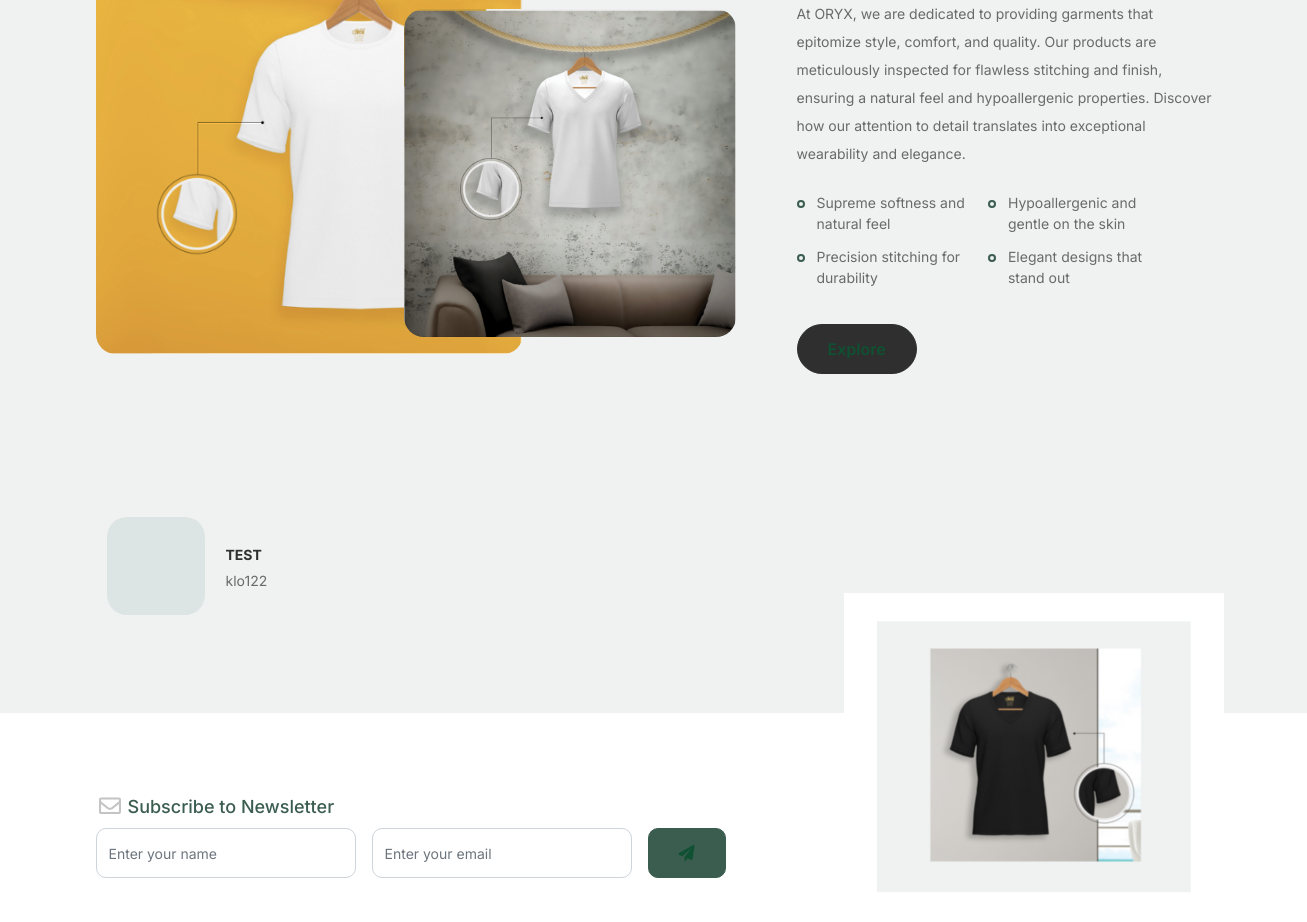
The app's page / (middle part), older data.
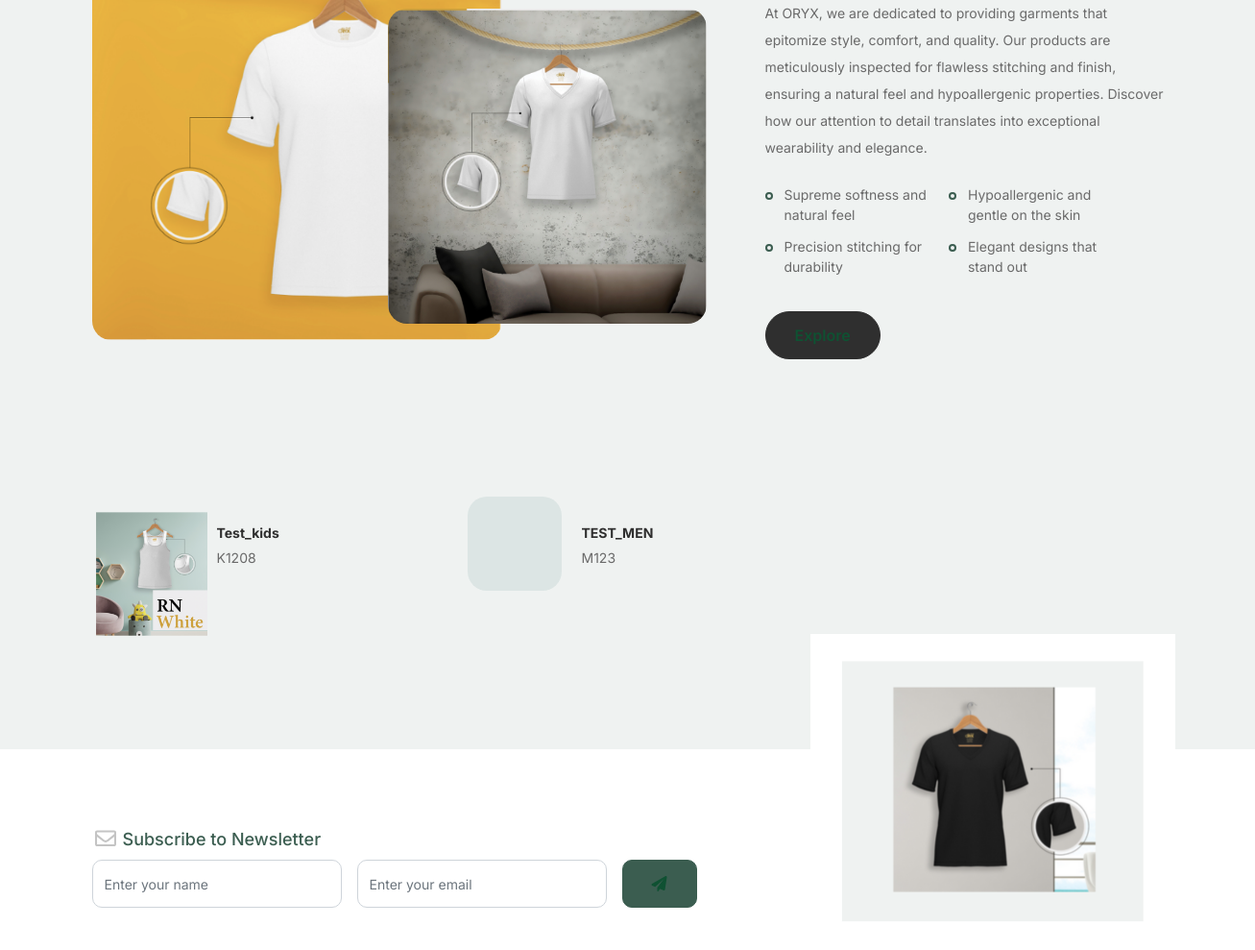
The same page, newer data.
### products/models.py (models this page shows, shortened)
class Product(models.Model):
    CATEGORY_CHOICES = (
        ('Mens', 'Mens'),
        ('Kids', 'Kids'),
    )
    product_id = models.CharField(max_length=100, unique=True)
    title = models.CharField(max_length=200)
    price = models.FloatField(blank=True, null=True)
    category = models.CharField(max_length=10, choices=CATEGORY_CHOICES)
    color = models.CharField(max_length=100, blank=True)
    packing = models.CharField(max_length=100, blank=True)
    sizes = models.TextField(blank=True)
    created_at = models.DateTimeField(auto_now_add=True)
    updated_at = models.DateTimeField(auto_now=True)
    main_image = models.ImageField(upload_to='products/')
    image_1 = models.ImageField(upload_to='products/', blank=True, null=True)
    image_2 = models.ImageField(upload_to='products/', blank=True, null=True)
    image_3 = models.ImageField(upload_to='products/', blank=True, null=True)
    image_4 = models.ImageField(upload_to='products/', blank=True, null=True)
    priority = models.IntegerField(default=0)

### products/views.py (the view)
# urls.py: path('', views.index,name='home'),
def index(request):
    products = Product.objects.all().order_by('-priority')[:3]
    return render(request,'index.html', {'products': products})

### templates/index.html (shortened to what this page needs)
{% extends 'layouts/blank_layout.html'%}
{% load static %}
{% block help %}
{% include 'layouts/help.html'%}
{% endblock %}
{% block popular_products %}
{% include 'layouts/popular_pdt.html'%}
{% endblock %}
{% block footer %}
{% include 'layouts/footer.html'%}
{% endblock %}

### templates/layouts/blank_layout.html (shortened to what this page needs)
{% load static %}
<!doctype html>
<html lang="en">
<head>
        <link href="{% static 'css/bootstrap.min.css' %}" rel="stylesheet">
        <link href="https://cdnjs.cloudflare.com/ajax/libs/font-awesome/6.0.0-beta3/css/all.min.css" rel="stylesheet">
        <link href="{% static 'css/tiny-slider.css' %}" rel="stylesheet">
        <link href="{% static 'css/style.css' %}" rel="stylesheet">
	</head>
	<body>
		{% block help %}
        {% endblock %}
        {% block popular_products %}
        {% endblock %}
		{% block footer %}
        {% endblock %}
	</body>
</html>

### templates/layouts/navbar.html (shortened to what this page needs)
{% load static %}

### templates/layouts/hero_section.html (shortened to what this page needs)
{% load static %}

### templates/layouts/product_pic.html (shortened to what this page needs)
{% load static %}

### templates/layouts/quality.html (shortened to what this page needs)
{% load static %}

### templates/layouts/help.html (shortened to what this page needs)
{% load static %}
<div id="we-help-section" class="we-help-section">
			<div class="container">
				<div class="row justify-content-between">
					<div class="col-lg-7 mb-5 mb-lg-0">
						<div class="imgs-grid">
							<div class="grid grid-1"><img src="{% static 'images/big1.jpg' %}"alt="Untree.co"></div>
							<div class="grid grid-3"><img src="{% static 'images/med.jpg' %}"alt="Untree.co"></div>
						</div>
					</div>
					<div class="col-lg-5 ps-lg-5">
                        <p>At ORYX, we are dedicated to providing garments that epitomize style, comfort, and quality. Our products are meticulously inspected for flawless stitching and finish, ensuring a natural feel and hypoallergenic properties. Discover how our attention to detail translates into exceptional wearability and elegance.</p>
						<ul class="list-unstyled custom-list my-4">
							<li>Supreme softness and natural feel</li>
                            <li>Hypoallergenic and gentle on the skin</li>
                            <li>Precision stitching for durability</li>
                            <li>Elegant designs that stand out</li>
						</ul>
						<p><a href=" {% url 'shop_page' 'Kids' %}" class="btn">Explore</a></p>
					</div>
				</div>
			</div>
		</div>

### templates/layouts/popular_pdt.html
<div class="popular-product">
    <div class="container">
        <div class="row">
            {% for product in products %}
            <div class="col-12 col-md-6 col-lg-4 mb-4 mb-lg-0">
                <div class="product-item-sm d-flex">
                    <div class="thumbnail">
                        <img src="{{ product.main_image.url }}" alt="{{ product.name }}" class="img-fluid">
                    </div>
                    <div class="pt-3">
                        <h3>{{ product.title }}</h3>
                        <p>{{ product.product_id }}</p>
                    </div>
                </div>
            </div>
            {% endfor %}
        </div>
    </div>
</div>

### templates/layouts/footer.html (shortened to what this page needs)
{% load static %}
<footer class="footer-section">
    <div class="container relative">
        <div class="row">
            <div class="col-lg-8">
                <div class="subscription-form">
                    <h3 class="d-flex align-items-center"><span class="me-1"><img src="{% static 'images/envelope-outline.svg' %}" alt="Image" class="img-fluid"></span><span>Subscribe to Newsletter</span></h3>
                    <form action="#" class="row g-3">
                        <div class="col-auto">
                            <input type="text" class="form-control" placeholder="Enter your name">
                        </div>
                        <div class="col-auto">
                            <input type="email" class="form-control" placeholder="Enter your email">
                        </div>
                        <div class="col-auto">
                            <button class="btn btn-primary">
                                <span class="fa fa-paper-plane"></span>
                            </button>
                        </div>
                    </form>
                </div>
            </div>
        </div>
        <div class="row g-5 mb-5">
        </div>
        <div class="sofa-img">
            <img src="{%static 'images/footer_img3.png' %}" alt="Image" class="img-fluid">
        </div>
    </div>
</footer>

### static/css/style.css (style rules this page uses)
body { overflow-x: hidden; position: relative; }
body { font-family: "Inter", sans-serif; font-weight: 400; line-height: 28px; color: #6a6a6a; font-size: 14px; background-color: #eff2f1; }
a { text-decoration: none; -webkit-transition: .3s all ease; -o-transition: .3s all ease; transition: .3s all ease; color: #2f2f2f; text-decoration: underline; }
.btn { font-weight: 600; padding: 12px 30px; border-radius: 30px; color: #0f5132; background: #2f2f2f; border-color: #2f2f2f; }
.btn.btn-primary { background: #3b5d50; border-color: #3b5d50; }
.we-help-section { padding: 7rem 0; }
.we-help-section .imgs-grid { display: -ms-grid; display: grid; -ms-grid-columns: (1fr)[27]; grid-template-columns: repeat(27, 1fr); position: relative; }
.we-help-section .imgs-grid:before { position: absolute; content: ""; width: 255px; height: 217px; background-image: url("../images/dots-green.svg"); background-size: contain; background-repeat: no-repeat; -webkit-transform: translate(-40%, -40%); -ms-transform: translate(-40%, -40%); transform: translate(-40%, -40%); z-index: -1; }
.we-help-section .imgs-grid .grid { position: relative; }
.we-help-section .imgs-grid .grid img { border-radius: 20px; max-width: 100%; }
.we-help-section .imgs-grid .grid.grid-1 { -ms-grid-column: 1; -ms-grid-column-span: 18; grid-column: 1 / span 18; -ms-grid-row: 1; -ms-grid-row-span: 27; grid-row: 1 / span 27; }
.we-help-section .imgs-grid .grid.grid-3 { -ms-grid-column: 14; -ms-grid-column-span: 16; grid-column: 14 / span 16; -ms-grid-row: 6; -ms-grid-row-span: 27; grid-row: 6 / span 27; padding-top: 20px; }
.custom-list { width: 100%; }
.custom-list li { display: inline-block; width: calc(50% - 20px); margin-bottom: 12px; line-height: 1.5; position: relative; padding-left: 20px; }
.custom-list li:before { content: ""; width: 8px; height: 8px; border-radius: 50%; border: 2px solid #3b5d50; position: absolute; left: 0; top: 8px; }
.popular-product { padding: 0 0 7rem 0; }
.popular-product .product-item-sm h3 { font-size: 14px; font-weight: 700; color: #2f2f2f; }
.popular-product .product-item-sm p { line-height: 1.4; margin-bottom: 10px; font-size: 14px; }
.popular-product .product-item-sm .thumbnail { margin-right: 10px; -webkit-box-flex: 0; -ms-flex: 0 0 120px; flex: 0 0 120px; position: relative; }
.popular-product .product-item-sm .thumbnail:before { content: ""; position: absolute; border-radius: 20px; background: #dce5e4; width: 98px; height: 98px; top: 50%; left: 50%; -webkit-transform: translate(-50%, -50%); -ms-transform: translate(-50%, -50%); transform: translate(-50%, -50%); z-index: -1; }
.footer-section { padding: 80px 0; background: #ffffff; }
.footer-section .relative { position: relative; }
.footer-section .subscription-form { margin-bottom: 40px; position: relative; z-index: 2; margin-top: 100px; }
@media (min-width: 992px) { .footer-section .subscription-form { margin-top: 0px; margin-bottom: 80px; } }
.footer-section .subscription-form h3 { font-size: 18px; font-weight: 500; color: #3b5d50; }
.footer-section .subscription-form .form-control { height: 50px; border-radius: 10px; font-family: "Inter", sans-serif; }
.footer-section .subscription-form .btn { border-radius: 10px !important; }
.footer-section .sofa-img { position: absolute; top: -200px; z-index: 1; right: 0; }
.footer-section .sofa-img img { max-width: 380px; }
.form-control { height: 50px; border-radius: 10px; font-family: "Inter", sans-serif; }

Row changes from the older to the newer data that the page shows:
removed Product: title "TEST", product_id "klo122"
added Product: main_image (picture), title "Test_kids", product_id "K1208"
added Product: title "TEST_MEN", product_id "M123"
